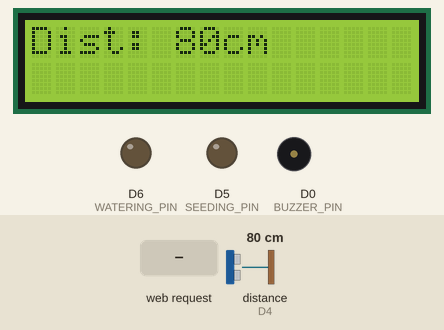
This sketch was run on a simulated ESP8266 (NodeMCU). Shown: 16×2 character LCD, output pins drawn as LEDs (lit = HIGH), buzzer (waves = sounding, pin HIGH). Inputs (shaded band) come from the test bench; at power-on: distance to the obstacle (sensor on D4) 80 cm. The echo pulse lasts 58.3 µs per cm; what the sketch prints to the serial monitor is not drawn.

Above: at 2.2 s.
2.3 s: HTTP request GET /wateringon received
At 3.4 s:
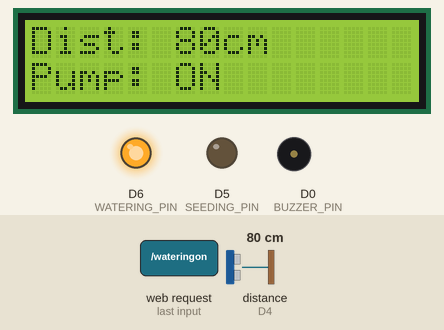
3.8 s: HTTP request GET /seedingon received
At 4.2 s:
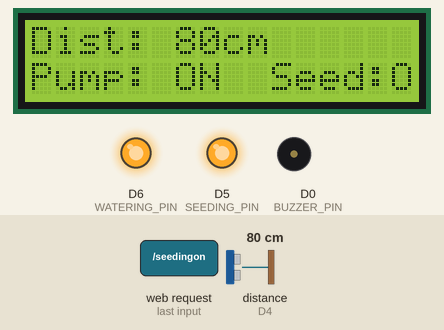
5.3 s: HTTP request GET /wateringoff received
At 6.5 s:
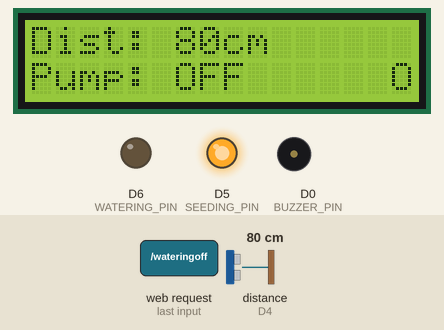
6.8 s: HTTP request GET /seedingoff received
At 7.3 s:
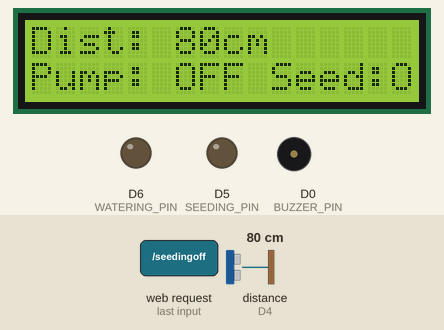
8.3 s: distance to the obstacle (sensor on D4) set to 22 cm
At 9.0 s:
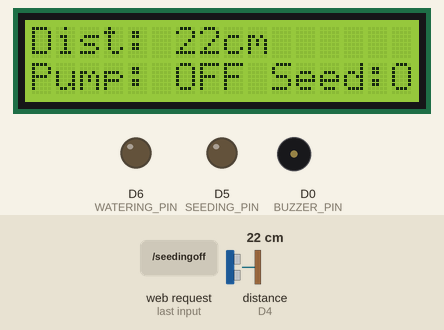
9.8 s: distance to the obstacle (sensor on D4) set to 17 cm
At 10.5 s:
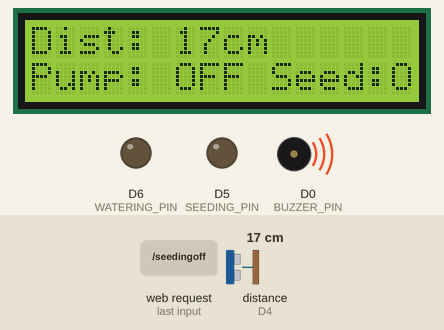
Timing chart, 0 to 12.3 s (numbered marks = the images above; inputs shaded):
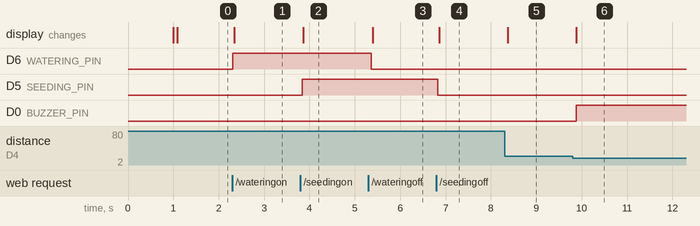

The sketch:

esp8266_code.ino
```cpp
#include <ESP8266WiFi.h>
#include <WiFiClient.h>
#include <ESP8266WebServer.h>
#include <ESP8266mDNS.h>
#include <Wire.h>
#include <LiquidCrystal_I2C.h>
#include <HCSR04.h>

// Pin Definitions
#define SEEDING_PIN D5
#define WATERING_PIN D6
#define BUZZER_PIN D0
#define TRIG_PIN D3
#define ECHO_PIN D4

// WiFi Credentials
const char* ssid = "farming";
const char* password = "12345678";

// Object Initialization
UltraSonicDistanceSensor distanceSensor(TRIG_PIN, ECHO_PIN);
ESP8266WebServer server(80);
LiquidCrystal_I2C lcd(0x27, 16, 2);

// Global Variables
unsigned int distance;
String Seedingstat = "OFF";
String pumpstat = "OFF";
unsigned long currentMillis = 0;
unsigned long previousMillis1 = 0;
const unsigned int interval = 100;
unsigned int sec = 0;
unsigned int msec100 = 0;
unsigned int msec1100 = 0;

void handleRoot() {
  String cmd = "<!DOCTYPE HTML><html>";
  cmd += "<head><title>CONTROLPANEL</title>";
  cmd += "<meta http-equiv=\"refresh\" content=\"3\"/>";
  cmd += "<style>";
  cmd += "a{border-radius:10px;background-color:#DD5A3E;border:red;color:black;padding:7px 50px;text-align:center;text-decoration:none;}";
  cmd += "a:hover{background-color:#72DD3E;}";
  cmd += "</style></head>";
  cmd += "<body><h1>Farmbot Monitoring Control</h1>";
  cmd += "<a href=\"/wateringon\">PUMP ON</a> ";
  cmd += "<a href=\"/wateringoff\">PUMP OFF</a>";
  cmd += "<h3>Pump: " + pumpstat + "</h3>";
  cmd += "<a href=\"/seedingon\">SEEDING ON</a> ";
  cmd += "<a href=\"/seedingoff\">SEEDING OFF</a>";
  cmd += "<h3>Seeding: " + Seedingstat + "</h3>";
  cmd += "<h3>Distance: " + String(distance) + "cm</h3>";
  cmd += "</body></html>";
  server.send(200, "text/html", cmd);
}

void handleNotFound() {
  String message = "File Not Found\n\n";
  message += "URI: " + server.uri();
  message += "\nMethod: " + String((server.method() == HTTP_GET) ? "GET" : "POST");
  message += "\nArguments: " + String(server.args()) + "\n";

  for (uint8_t i = 0; i < server.args(); i++) {
    message += server.argName(i) + ": " + server.arg(i) + "\n";
  }
  server.send(404, "text/plain", message);
}

void setup() {
  Serial.begin(115200);
  delay(1000);

  // Initialize pins
  pinMode(SEEDING_PIN, OUTPUT);
  pinMode(WATERING_PIN, OUTPUT);
  pinMode(BUZZER_PIN, OUTPUT);
  digitalWrite(SEEDING_PIN, LOW);
  digitalWrite(WATERING_PIN, LOW);
  digitalWrite(BUZZER_PIN, LOW);

  // Initialize LCD
  lcd.begin(16, 2);
  lcd.backlight();
  lcd.clear();

  // WiFi Setup
  WiFi.mode(WIFI_AP_STA);
  WiFi.softAP(ssid, password);

  IPAddress myIP = WiFi.softAPIP();
  Serial.print("AP IP address: ");
  Serial.println(myIP);

  if (MDNS.begin("esp8266")) {
    Serial.println("MDNS responder started");
  }

  // Server Routes
  server.on("/", handleRoot);

  server.on("/wateringon", []() {
    digitalWrite(WATERING_PIN, HIGH);
    pumpstat = "ON";
    lcd.setCursor(0, 1);
    lcd.print("Pump: ON       ");
    server.sendHeader("Location", "/");
    server.send(303);
  });

  server.on("/wateringoff", []() {
    digitalWrite(WATERING_PIN, LOW);
    pumpstat = "OFF";
    lcd.setCursor(0, 1);
    lcd.print("Pump: OFF      ");
    server.sendHeader("Location", "/");
    server.send(303);
  });

  server.on("/seedingon", []() {
    digitalWrite(SEEDING_PIN, HIGH);
    Seedingstat = "ON";
    lcd.setCursor(10, 1);
    lcd.print("Seed:ON");
    server.sendHeader("Location", "/");
    server.send(303);
  });

  server.on("/seedingoff", []() {
    digitalWrite(SEEDING_PIN, LOW);
    Seedingstat = "OFF";
    lcd.setCursor(10, 1);
    lcd.print("Seed:OFF");
    server.sendHeader("Location", "/");
    server.send(303);
  });

  server.onNotFound(handleNotFound);
  server.begin();
  Serial.println("HTTP server started");
}

void loop() {
  timer();
  server.handleClient();

  distance = distanceSensor.measureDistanceCm();
  lcd.setCursor(0, 0);
  lcd.print("Dist: ");
  lcd.print(distance);
  lcd.print("cm    ");
  Serial.print("Distance: ");
  Serial.println(distance);

  if (distance < 20 && distance > 0) {  // Added > 0 to handle sensor errors
    digitalWrite(BUZZER_PIN, HIGH);
  } else {
    digitalWrite(BUZZER_PIN, LOW);
  }

  delay(50);
}

void timer() {
  currentMillis = millis();
  if ((currentMillis - previousMillis1) >= interval) {
    msec100++;
    msec1100++;
    if (msec100 > 9) {
      msec100 = 0;
      sec++;
    }
    previousMillis1 = currentMillis;
  }
}
```

Measured:
- the behaviour switches between 20 and 19 cm on distance to the obstacle (sensor on D4) (found by bisection; images 5 and 6)
- after the input at 2.3 s, D6 (WATERING_PIN): LOW → HIGH at once; the display: changes at once (image 1)
- after the input at 3.8 s, D5 (SEEDING_PIN): LOW → HIGH at once; the display: changes after 0.07 s (image 2)
- after the input at 5.3 s, D6 (WATERING_PIN): HIGH → LOW after 0.07 s; the display: changes after 0.10 s (image 3)
- after the input at 6.8 s, D5 (SEEDING_PIN): HIGH → LOW at once; the display: changes after 0.06 s (image 4)
- after the input at 8.3 s, the display: changes after 0.07 s (image 5)
- after the input at 9.8 s, D0 (BUZZER_PIN): LOW → HIGH after 0.08 s; the display: changes after 0.08 s (image 6)
